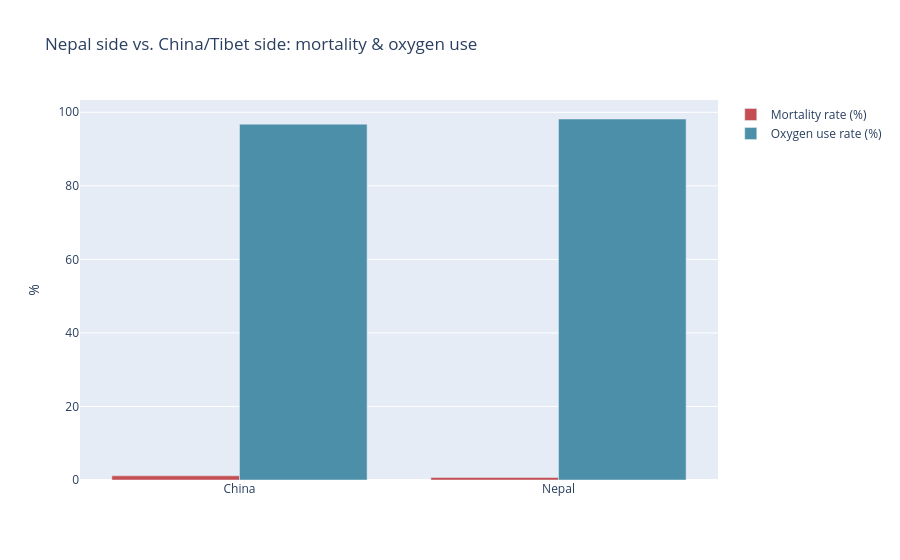
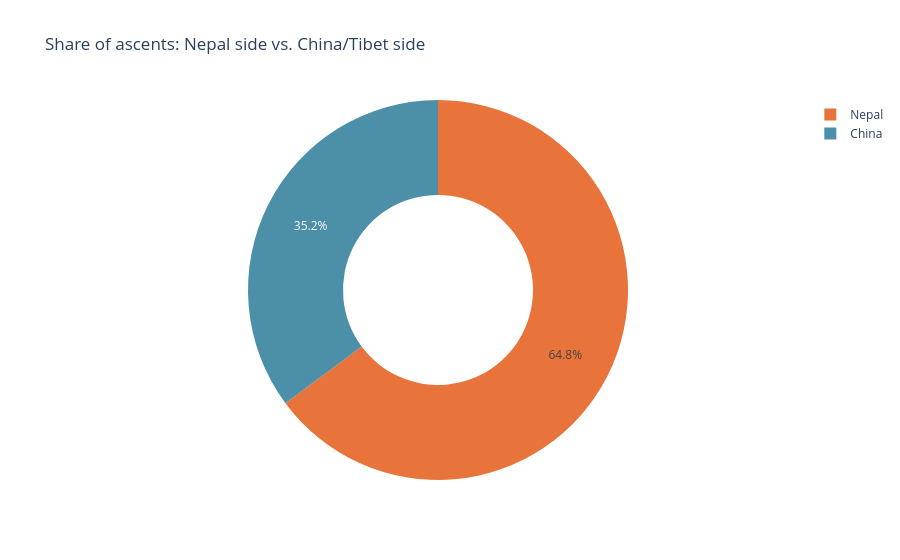
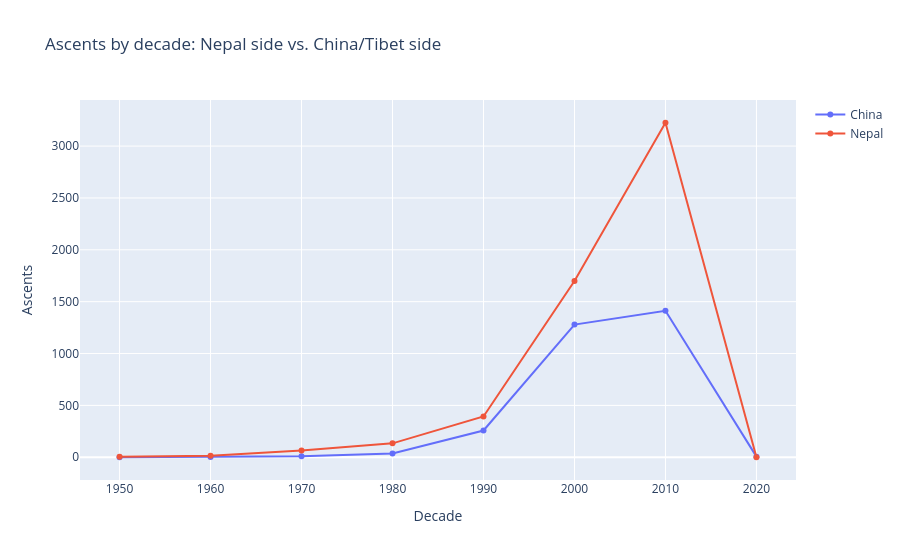

The cell these charts' notebook holds for them, in order:
### Markdown cell above
### 4th Hypothesis:
Ascents from Nepal side have higher mortality rates and lower oxygen utilization rates than from Chinese side.

### Code cell
# Сравниваем непальскую и китайскую стороны горы
host_comparison = data1.groupby('Host').agg(
    MortalityRate=('Dth_num', 'mean'),
    OxygenUseRate=('Oxy_num', 'mean'),
    Ascents=('Dth_num', 'size'),
    MeanAge=('Age', 'mean')
)
host_comparison[['MortalityRate','OxygenUseRate']] *= 100
print(host_comparison.round(2))


fig = go.Figure()
fig.add_trace(go.Bar(
    x=host_comparison.index, y=host_comparison['MortalityRate'],
    name='Mortality rate (%)', marker_color='#C44E52'
))
fig.add_trace(go.Bar(
    x=host_comparison.index, y=host_comparison['OxygenUseRate'],
    name='Oxygen use rate (%)', marker_color='#4C8FA8'
))
fig.update_layout(
    title='Nepal side vs. China/Tibet side: mortality & oxygen use',
    barmode='group', yaxis_title='%'
)
fig.show()

# распределение восхождений по сторонам горы
fig2 = go.Figure(data=[go.Pie(
    labels=host_comparison.index, values=host_comparison['Ascents'],
    hole=0.5, marker_colors=['#4C8FA8', '#E8743B']
)])
fig2.update_layout(title='Share of ascents: Nepal side vs. China/Tibet side')
fig2.show()

# число восхождений с каждой стороны
side_decade = data1.groupby(['Decade','Host']).size().unstack(fill_value=0)
fig3 = go.Figure()
for host in side_decade.columns:
    fig3.add_trace(go.Scatter(
        x=side_decade.index.astype(str), y=side_decade[host],
        mode='lines+markers', name=host
    ))
fig3.update_layout(title='Ascents by decade: Nepal side vs. China/Tibet side',
                    xaxis_title='Decade', yaxis_title='Ascents')
fig3.show()

### Figure 1 — Plotly figure (JSON) as saved in the notebook; plotly's stock layout.template omitted (floating-point values rounded to 4 significant figures)
{"data": [{"marker": {"color": "#C44E52"}, "name": "Mortality rate (%)", "x": ["China", "Nepal"], "y": [1.132, 0.6862], "type": "bar"}, {"marker": {"color": "#4C8FA8"}, "name": "Oxygen use rate (%)", "x": ["China", "Nepal"], "y": [96.77, 98.18], "type": "bar"}], "layout": {"title": {"text": "Nepal side vs. China/Tibet side: mortality & oxygen use"}, "barmode": "group", "yaxis": {"title": {"text": "%"}}}}

### Figure 2 — Plotly figure (JSON) as saved in the notebook; plotly's stock layout.template omitted (floating-point values rounded to 4 significant figures)
{"data": [{"hole": 0.5, "labels": ["China", "Nepal"], "marker": {"colors": ["#4C8FA8", "#E8743B"]}, "values": [3003, 5538], "type": "pie"}], "layout": {"title": {"text": "Share of ascents: Nepal side vs. China/Tibet side"}}}

### Figure 3 — Plotly figure (JSON) as saved in the notebook; plotly's stock layout.template omitted (floating-point values rounded to 4 significant figures)
{"data": [{"mode": "lines+markers", "name": "China", "x": ["1950", "1960", "1970", "1980", "1990", "2000", "2010", "2020"], "y": [0, 3, 9, 36, 258, 1279, 1412, 6], "type": "scatter"}, {"mode": "lines+markers", "name": "Nepal", "x": ["1950", "1960", "1970", "1980", "1990", "2000", "2010", "2020"], "y": [6, 15, 66, 134, 393, 1699, 3225, 0], "type": "scatter"}], "layout": {"title": {"text": "Ascents by decade: Nepal side vs. China/Tibet side"}, "xaxis": {"title": {"text": "Decade"}}, "yaxis": {"title": {"text": "Ascents"}}}}
